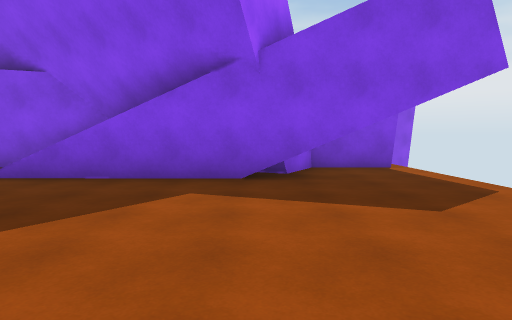
[1] (above)

18 first-person views from a walk through a 3-D level made in the Unity game engine. The camera is 1.4 m above the floor, tilts 4° down and sees 75° across. The floor is counted in squares, 2 m on a side. Each view is taken from the middle of a square. On the plan, view 1 faces up. The plan holds only what a view shows up to about 10 squares ahead; the rest is blank. The place goes on beyond the plan.

[2]
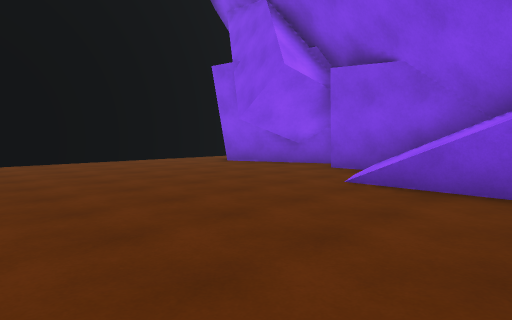

[3]
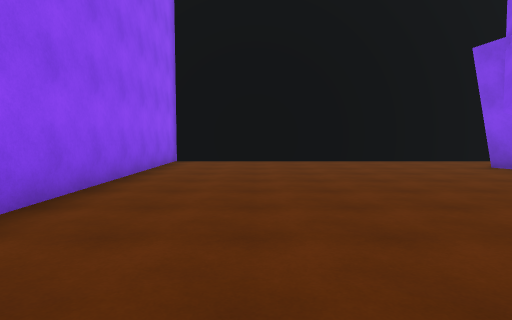

[4]
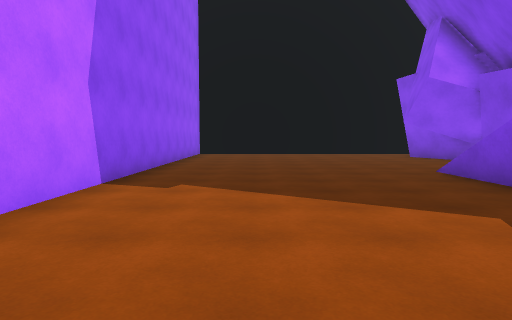

[5]
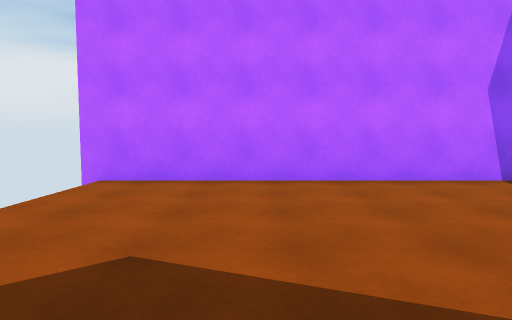

[6]
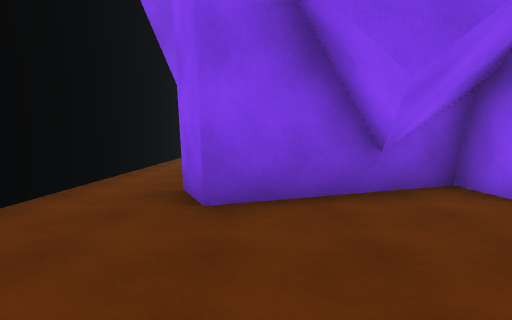

[7]
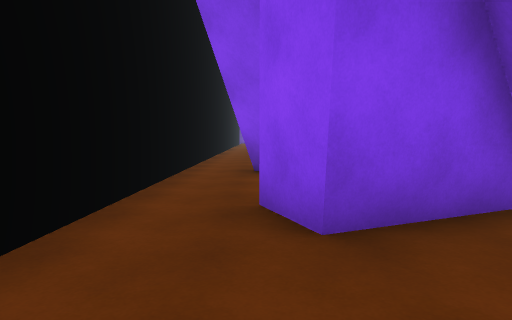

[8]
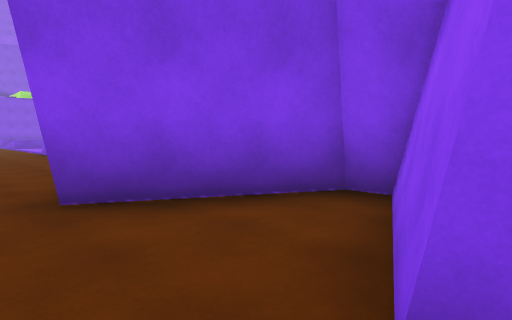

[9]
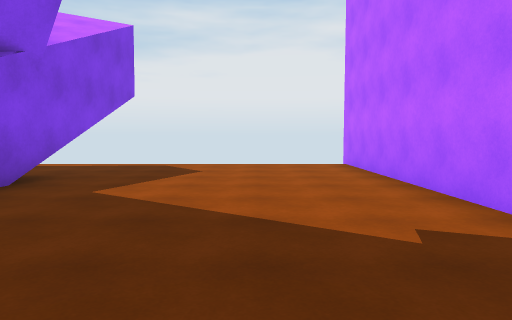

[10]
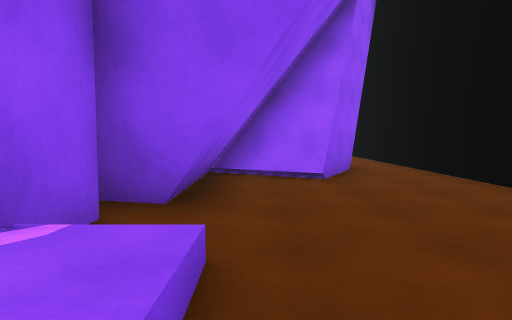

[11]
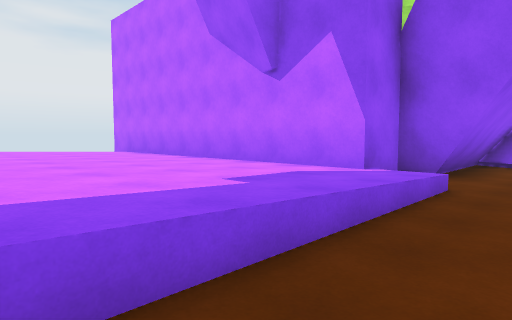

[12]
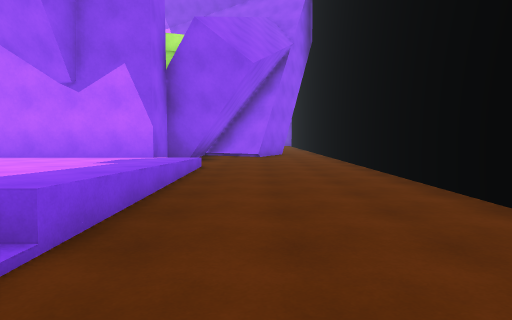

[13]
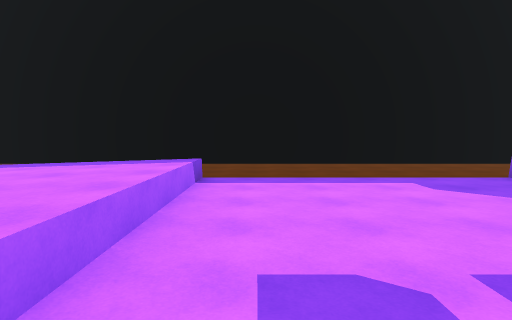

[14]
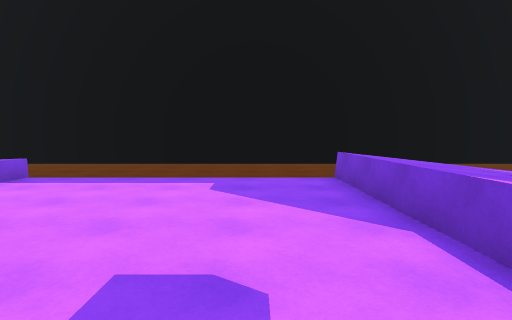

[15]
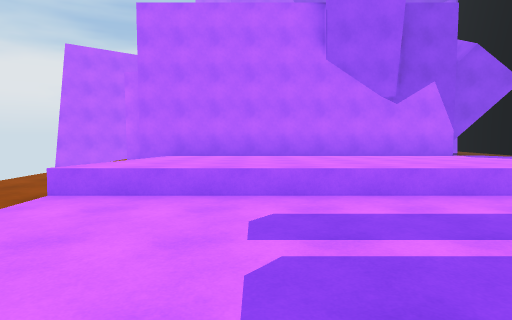

[16]
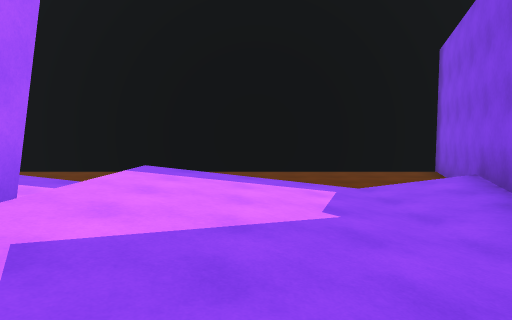

[17]
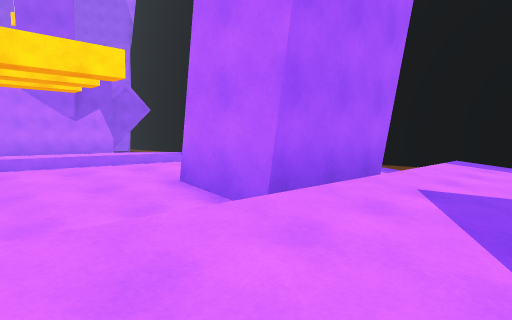

[18]
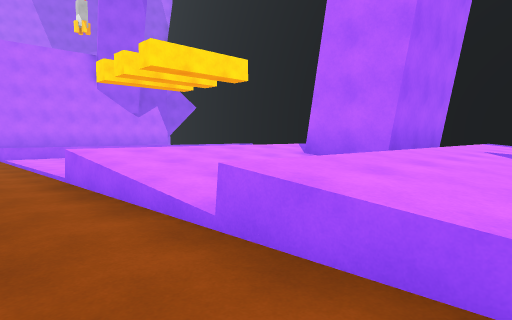

### Floor plan
Key: @ floor where view 1 was taken; # wall or solid block; . main floor; : floor 0.25 m higher than the main floor; + floor 0.5 m higher than the main floor; * floor 0.75 m higher than the main floor; % floor 1 m higher than the main floor; / step, stairs or slope; = window, fence, low wall or low ledge.
Columns run from 12 left of view 1 to 4 right of it. Each row starts with its distance up from view 1.
 39 ####
 38 #...###
 37 #..../+
 36 #....::::
 35 #....+++++
 34 #.. ./////+///..
 33 #.. .*********..
 32 #   .==###====..
 31 #.  .++###++++..
 30 #.. .//  #////..
 29 #....%%%%%%%%%.
 28 #....:::::::::.
 27 #....::::::: :.
 26 #....:::::::::.
 25 #....:::::::::.
 24 #....:::::::::.
 23 #....#*******=.
 22 #....*********.
 21 #....*********
 20 #....+++++++++
 19 #....+++++++++
 18 #....+++++++++
 17 #..../#########
 16 #....##
 15 #....##
 14 #....#
 13 #..###
 12 #.####
 11 #.####
 10 #...##
  9 #...###
  8 #..##.####   ###
  7 #......//##  #..
  6 #......///####..
  5 #...............
  4 #...............
  3 #...............
  2 #...............
  1 #...............
  0 #...........@...
 -1 #################

Where each view was taken, in squares from view 1:
view 1: 0 up, 0 right, facing up
view 2: 1 up, 2 left, facing up-left
view 3: 2 up, 2 left, facing left
view 4: 2 up, 2 right, facing left
view 5: 5 up, 1 right, facing down
view 6: 4 up, 9 left, facing up
view 7: 5 up, 10 left, facing up
view 8: 8 up, 11 left, facing up-right
view 9: 2 up, 5 left, facing right
view 10: 19 up, 8 left, facing down
view 11: 22 up, 9 left, facing down-right
view 12: 25 up, 9 left, facing down
view 13: 24 up, 2 left, facing left
view 14: 27 up, 2 left, facing left
view 15: 27 up, 1 left, facing down
view 16: 34 up, 2 left, facing left
view 17: 34 up, 0 right, facing down-left
view 18: 34 up, 3 right, facing down-left
